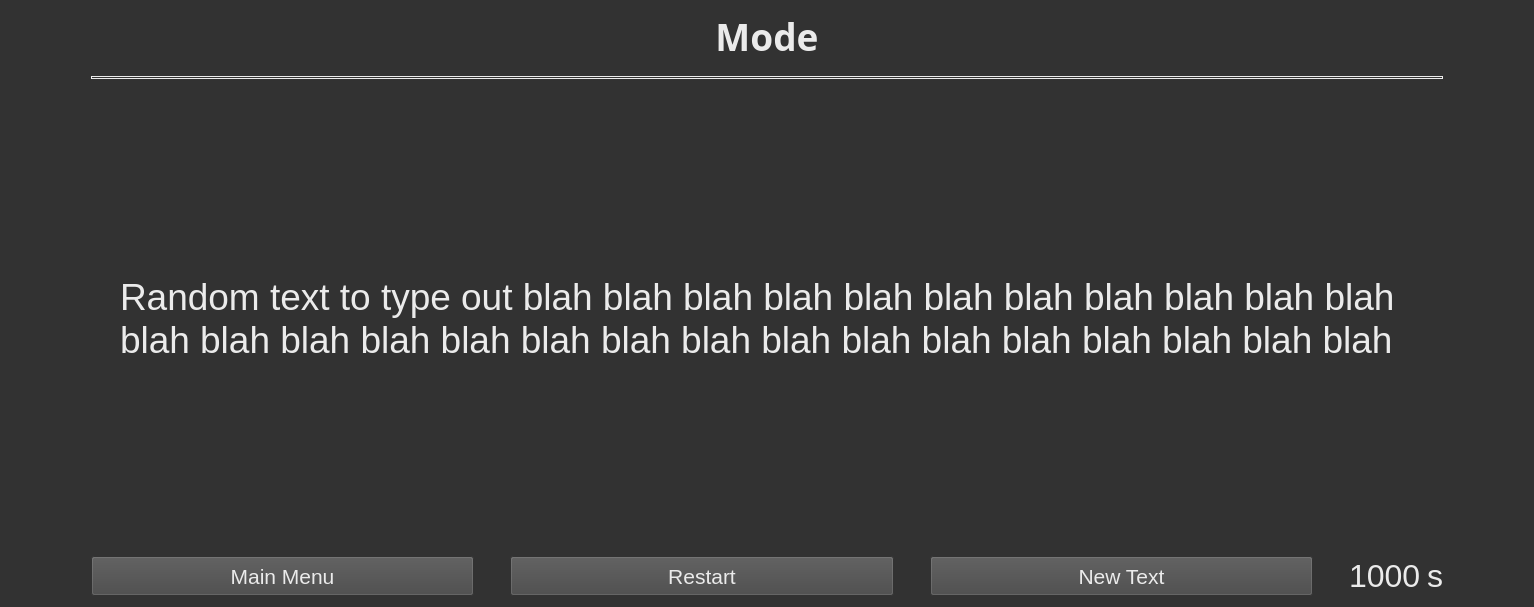
<?xml version="1.0" encoding="UTF-8"?>
<ui version="4.0">
 <class>typingWindow</class>
 <widget class="QWidget" name="typingWindow">
  <property name="geometry">
   <rect>
    <x>0</x>
    <y>0</y>
    <width>1534</width>
    <height>607</height>
   </rect>
  </property>
  <property name="windowTitle">
   <string>Typing window</string>
  </property>
  <property name="styleSheet">
   <string notr="true">QWidget {
	background: rgb(50, 50, 50);
	color: rgb(235, 235, 235);
	font-size: 24pt;
}

QFrame {	
	border: 1px solid rgb(235, 235, 235);
}

QPushButton, QComboBox {	
	background: rgb(70, 70, 70);
	font-size: 16pt;
}

QPushButton::hover, QComboBox::hover {
	background: rgb(90, 90, 90)
}

QLabel {
	background: transparent;
	border: none;
}

QFrame[frameShape=&quot;4&quot;] {
    background-color: rgb(235, 235, 235);
}</string>
  </property>
  <layout class="QVBoxLayout" name="verticalLayout">
   <item>
    <widget class="QLabel" name="labelTitle">
     <property name="sizePolicy">
      <sizepolicy hsizetype="Preferred" vsizetype="Preferred">
       <horstretch>0</horstretch>
       <verstretch>0</verstretch>
      </sizepolicy>
     </property>
     <property name="minimumSize">
      <size>
       <width>0</width>
       <height>30</height>
      </size>
     </property>
     <property name="sizeIncrement">
      <size>
       <width>0</width>
       <height>0</height>
      </size>
     </property>
     <property name="font">
      <font>
       <family>Sans Serif</family>
       <pointsize>28</pointsize>
       <weight>75</weight>
       <bold>true</bold>
      </font>
     </property>
     <property name="styleSheet">
      <string notr="true">font-weight: bold; font-size: 28pt;</string>
     </property>
     <property name="text">
      <string>Mode</string>
     </property>
     <property name="alignment">
      <set>Qt::AlignCenter</set>
     </property>
    </widget>
   </item>
   <item>
    <layout class="QHBoxLayout" name="horizontalLayout">
     <property name="topMargin">
      <number>0</number>
     </property>
     <item>
      <spacer name="horizontalSpacer_5">
       <property name="orientation">
        <enum>Qt::Horizontal</enum>
       </property>
       <property name="sizeHint" stdset="0">
        <size>
         <width>80</width>
         <height>20</height>
        </size>
       </property>
      </spacer>
     </item>
     <item>
      <widget class="Line" name="line">
       <property name="sizePolicy">
        <sizepolicy hsizetype="Expanding" vsizetype="Fixed">
         <horstretch>2</horstretch>
         <verstretch>0</verstretch>
        </sizepolicy>
       </property>
       <property name="styleSheet">
        <string notr="true"/>
       </property>
       <property name="orientation">
        <enum>Qt::Horizontal</enum>
       </property>
      </widget>
     </item>
     <item>
      <spacer name="horizontalSpacer_6">
       <property name="orientation">
        <enum>Qt::Horizontal</enum>
       </property>
       <property name="sizeHint" stdset="0">
        <size>
         <width>80</width>
         <height>20</height>
        </size>
       </property>
      </spacer>
     </item>
    </layout>
   </item>
   <item>
    <spacer name="verticalSpacer">
     <property name="orientation">
      <enum>Qt::Vertical</enum>
     </property>
     <property name="sizeType">
      <enum>QSizePolicy::Expanding</enum>
     </property>
     <property name="sizeHint" stdset="0">
      <size>
       <width>20</width>
       <height>20</height>
      </size>
     </property>
    </spacer>
   </item>
   <item>
    <widget class="QLabel" name="labelMainText">
     <property name="sizePolicy">
      <sizepolicy hsizetype="Expanding" vsizetype="Expanding">
       <horstretch>0</horstretch>
       <verstretch>0</verstretch>
      </sizepolicy>
     </property>
     <property name="font">
      <font>
       <pointsize>28</pointsize>
      </font>
     </property>
     <property name="styleSheet">
      <string notr="true">padding: 50px 100px; font-size: 28pt;</string>
     </property>
     <property name="text">
      <string>Random text to type out blah blah blah blah blah blah blah blah blah blah blah blah blah blah blah blah blah blah blah blah blah blah blah blah blah blah blah</string>
     </property>
     <property name="textFormat">
      <enum>Qt::RichText</enum>
     </property>
     <property name="wordWrap">
      <bool>true</bool>
     </property>
     <property name="margin">
      <number>40</number>
     </property>
    </widget>
   </item>
   <item>
    <widget class="QLineEdit" name="lineInput">
     <property name="minimumSize">
      <size>
       <width>0</width>
       <height>0</height>
      </size>
     </property>
     <property name="maximumSize">
      <size>
       <width>0</width>
       <height>0</height>
      </size>
     </property>
     <property name="maxLength">
      <number>100000</number>
     </property>
    </widget>
   </item>
   <item>
    <spacer name="verticalSpacer_2">
     <property name="orientation">
      <enum>Qt::Vertical</enum>
     </property>
     <property name="sizeType">
      <enum>QSizePolicy::Expanding</enum>
     </property>
     <property name="sizeHint" stdset="0">
      <size>
       <width>20</width>
       <height>40</height>
      </size>
     </property>
    </spacer>
   </item>
   <item>
    <layout class="QHBoxLayout" name="horizontalLayoutButtons">
     <property name="sizeConstraint">
      <enum>QLayout::SetFixedSize</enum>
     </property>
     <property name="topMargin">
      <number>0</number>
     </property>
     <item>
      <spacer name="horizontalSpacer">
       <property name="orientation">
        <enum>Qt::Horizontal</enum>
       </property>
       <property name="sizeType">
        <enum>QSizePolicy::Expanding</enum>
       </property>
       <property name="sizeHint" stdset="0">
        <size>
         <width>80</width>
         <height>40</height>
        </size>
       </property>
      </spacer>
     </item>
     <item>
      <widget class="QPushButton" name="buttonMainMenu">
       <property name="sizePolicy">
        <sizepolicy hsizetype="Preferred" vsizetype="Preferred">
         <horstretch>1</horstretch>
         <verstretch>0</verstretch>
        </sizepolicy>
       </property>
       <property name="focusPolicy">
        <enum>Qt::NoFocus</enum>
       </property>
       <property name="text">
        <string>Main Menu</string>
       </property>
      </widget>
     </item>
     <item>
      <spacer name="horizontalSpacer_2">
       <property name="orientation">
        <enum>Qt::Horizontal</enum>
       </property>
       <property name="sizeType">
        <enum>QSizePolicy::Preferred</enum>
       </property>
       <property name="sizeHint" stdset="0">
        <size>
         <width>30</width>
         <height>40</height>
        </size>
       </property>
      </spacer>
     </item>
     <item>
      <widget class="QPushButton" name="buttonRestart">
       <property name="sizePolicy">
        <sizepolicy hsizetype="Preferred" vsizetype="Preferred">
         <horstretch>1</horstretch>
         <verstretch>0</verstretch>
        </sizepolicy>
       </property>
       <property name="focusPolicy">
        <enum>Qt::NoFocus</enum>
       </property>
       <property name="text">
        <string>Restart</string>
       </property>
      </widget>
     </item>
     <item>
      <spacer name="horizontalSpacer_3">
       <property name="orientation">
        <enum>Qt::Horizontal</enum>
       </property>
       <property name="sizeType">
        <enum>QSizePolicy::Preferred</enum>
       </property>
       <property name="sizeHint" stdset="0">
        <size>
         <width>30</width>
         <height>40</height>
        </size>
       </property>
      </spacer>
     </item>
     <item>
      <widget class="QPushButton" name="buttonNewText">
       <property name="sizePolicy">
        <sizepolicy hsizetype="Preferred" vsizetype="Preferred">
         <horstretch>1</horstretch>
         <verstretch>0</verstretch>
        </sizepolicy>
       </property>
       <property name="focusPolicy">
        <enum>Qt::NoFocus</enum>
       </property>
       <property name="text">
        <string>New Text</string>
       </property>
      </widget>
     </item>
     <item>
      <spacer name="horizontalSpacer_4">
       <property name="orientation">
        <enum>Qt::Horizontal</enum>
       </property>
       <property name="sizeType">
        <enum>QSizePolicy::Preferred</enum>
       </property>
       <property name="sizeHint" stdset="0">
        <size>
         <width>30</width>
         <height>40</height>
        </size>
       </property>
      </spacer>
     </item>
     <item>
      <widget class="QLabel" name="labelTime">
       <property name="text">
        <string>1000</string>
       </property>
      </widget>
     </item>
     <item>
      <widget class="QLabel" name="labelUnit">
       <property name="text">
        <string>s</string>
       </property>
      </widget>
     </item>
     <item>
      <spacer name="horizontalSpacer_7">
       <property name="orientation">
        <enum>Qt::Horizontal</enum>
       </property>
       <property name="sizeHint" stdset="0">
        <size>
         <width>80</width>
         <height>20</height>
        </size>
       </property>
      </spacer>
     </item>
    </layout>
   </item>
  </layout>
 </widget>
 <resources/>
 <connections/>
</ui>
